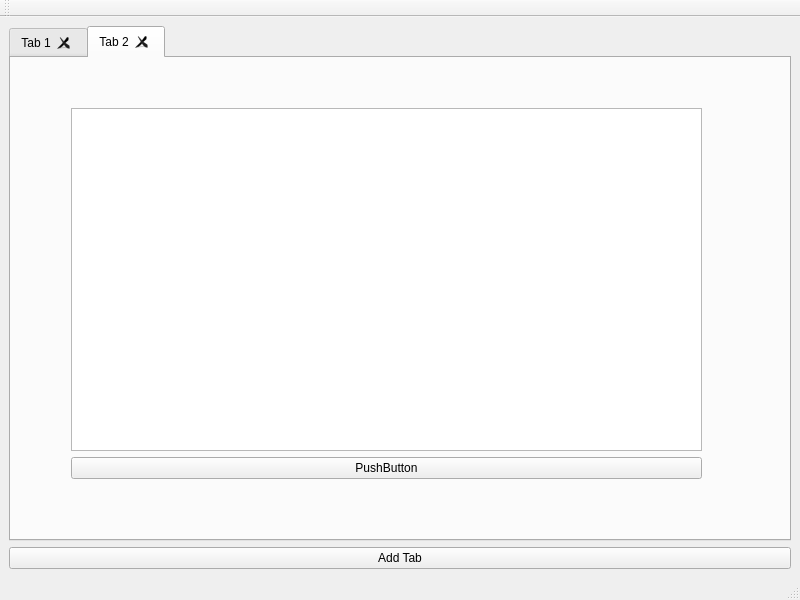
<?xml version="1.0" encoding="UTF-8"?>
<ui version="4.0">
 <class>MainWindow</class>
 <widget class="QMainWindow" name="MainWindow">
  <property name="geometry">
   <rect>
    <x>0</x>
    <y>0</y>
    <width>800</width>
    <height>600</height>
   </rect>
  </property>
  <property name="windowTitle">
   <string>MainWindow</string>
  </property>
  <widget class="QWidget" name="centralwidget">
   <layout class="QHBoxLayout" name="horizontalLayout">
    <item>
     <layout class="QVBoxLayout" name="verticalLayout">
      <item>
       <widget class="QTabWidget" name="tabWidget">
        <property name="currentIndex">
         <number>1</number>
        </property>
        <property name="tabsClosable">
         <bool>true</bool>
        </property>
        <widget class="QWidget" name="tab">
         <attribute name="title">
          <string>Tab 1</string>
         </attribute>
         <widget class="QWidget" name="">
          <property name="geometry">
           <rect>
            <x>50</x>
            <y>50</y>
            <width>701</width>
            <height>241</height>
           </rect>
          </property>
          <layout class="QGridLayout" name="gridLayout">
           <item row="0" column="0">
            <widget class="QPushButton" name="pushButton_2">
             <property name="text">
              <string>PushButton</string>
             </property>
            </widget>
           </item>
           <item row="0" column="1">
            <widget class="QPushButton" name="pushButton_4">
             <property name="text">
              <string>PushButton</string>
             </property>
            </widget>
           </item>
           <item row="1" column="0">
            <widget class="QPushButton" name="pushButton_5">
             <property name="text">
              <string>PushButton</string>
             </property>
            </widget>
           </item>
           <item row="1" column="1">
            <widget class="QPushButton" name="pushButton_3">
             <property name="text">
              <string>PushButton</string>
             </property>
            </widget>
           </item>
          </layout>
         </widget>
        </widget>
        <widget class="QWidget" name="tab_2">
         <attribute name="title">
          <string>Tab 2</string>
         </attribute>
         <widget class="QWidget" name="">
          <property name="geometry">
           <rect>
            <x>60</x>
            <y>50</y>
            <width>631</width>
            <height>371</height>
           </rect>
          </property>
          <layout class="QVBoxLayout" name="verticalLayout_2">
           <item>
            <widget class="QTableWidget" name="tableWidget"/>
           </item>
           <item>
            <widget class="QPushButton" name="pushButton_6">
             <property name="text">
              <string>PushButton</string>
             </property>
            </widget>
           </item>
          </layout>
         </widget>
        </widget>
       </widget>
      </item>
      <item>
       <widget class="QPushButton" name="pushButton">
        <property name="text">
         <string>Add Tab</string>
        </property>
       </widget>
      </item>
     </layout>
    </item>
   </layout>
  </widget>
  <widget class="QMenuBar" name="menubar">
   <property name="geometry">
    <rect>
     <x>0</x>
     <y>0</y>
     <width>800</width>
     <height>22</height>
    </rect>
   </property>
  </widget>
  <widget class="QStatusBar" name="statusbar"/>
  <widget class="QToolBar" name="toolBar">
   <property name="windowTitle">
    <string>toolBar</string>
   </property>
   <attribute name="toolBarArea">
    <enum>TopToolBarArea</enum>
   </attribute>
   <attribute name="toolBarBreak">
    <bool>false</bool>
   </attribute>
  </widget>
 </widget>
 <resources/>
 <connections/>
</ui>
